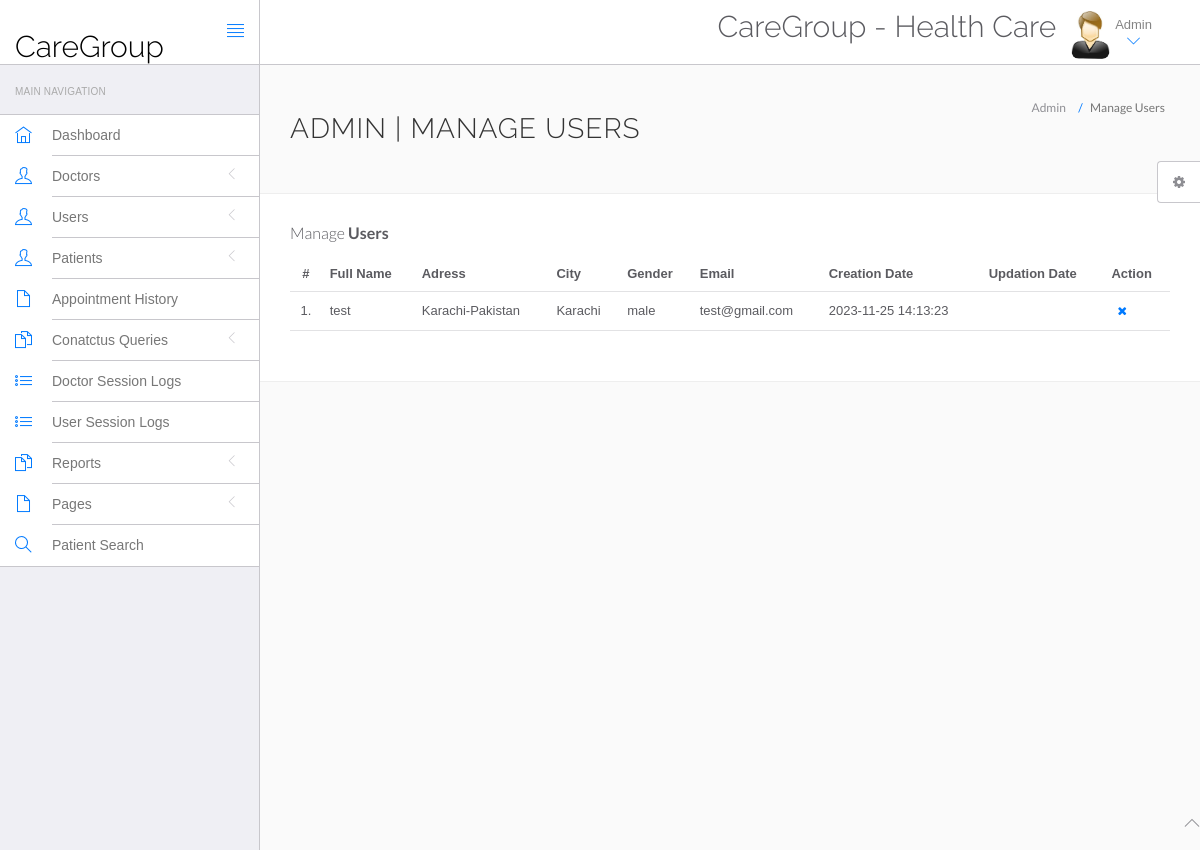
Page /hospital/hms/admin/manage-users.php (signed in) on the committed database.
### tables this page shows
CREATE TABLE `users` (
  `id` int(11) NOT NULL,
  `fullName` varchar(255) DEFAULT NULL,
  `address` longtext DEFAULT NULL,
  `city` varchar(255) DEFAULT NULL,
  `gender` varchar(255) DEFAULT NULL,
  `email` varchar(255) DEFAULT NULL,
  `password` varchar(255) DEFAULT NULL,
  `regDate` timestamp NULL DEFAULT current_timestamp(),
  `updationDate` timestamp NULL DEFAULT NULL ON UPDATE current_timestamp()
);

### hospital/hms/admin/manage-users.php (the view, shortened to what this page needs)
<?php
include('include/config.php');
if(strlen($_SESSION['id']==0)) {
 header('location:logout.php');
  } else{
?>
<!DOCTYPE html>
<html lang="en">
	<head>
		<link rel="stylesheet" href="vendor/bootstrap/css/bootstrap.min.css">
		<link rel="stylesheet" href="vendor/fontawesome/css/font-awesome.min.css">
		<link rel="stylesheet" href="vendor/themify-icons/themify-icons.min.css">
		<link href="vendor/animate.css/animate.min.css" rel="stylesheet" media="screen">
		<link href="vendor/perfect-scrollbar/perfect-scrollbar.min.css" rel="stylesheet" media="screen">
		<link href="vendor/switchery/switchery.min.css" rel="stylesheet" media="screen">
		<link href="vendor/bootstrap-touchspin/jquery.bootstrap-touchspin.min.css" rel="stylesheet" media="screen">
		<link href="vendor/select2/select2.min.css" rel="stylesheet" media="screen">
		<link href="vendor/bootstrap-datepicker/bootstrap-datepicker3.standalone.min.css" rel="stylesheet" media="screen">
		<link href="vendor/bootstrap-timepicker/bootstrap-timepicker.min.css" rel="stylesheet" media="screen">
		<link rel="stylesheet" href="assets/css/styles.css">
		<link rel="stylesheet" href="assets/css/plugins.css">
		<link rel="stylesheet" href="assets/css/themes/theme-1.css" id="skin_color" />
	</head>
	<body>
		<div id="app">
<?php include('include/sidebar.php');?>
			<div class="app-content">
						<?php include('include/header.php');?>
				<div class="main-content" >
					<div class="wrap-content container" id="container">
						<section id="page-title">
							<div class="row">
								<div class="col-sm-8">
									<h1 class="mainTitle">Admin | Manage Users</h1>
																	</div>
								<ol class="breadcrumb">
									<li>
										<span>Admin</span>
									</li>
									<li class="active">
										<span>Manage Users</span>
									</li>
								</ol>
							</div>
						</section>
						<div class="container-fluid container-fullw bg-white">
									<div class="row">
								<div class="col-md-12">
									<h5 class="over-title margin-bottom-15">Manage <span class="text-bold">Users</span></h5>
									<table class="table table-hover" id="sample-table-1">
										<thead>
											<tr>
												<th class="center">#</th>
												<th>Full Name</th>
												<th class="hidden-xs">Adress</th>
												<th>City</th>
												<th>Gender </th>
												<th>Email </th>
												<th>Creation Date </th>
												<th>Updation Date </th>
												<th>Action</th>
											</tr>
										</thead>
										<tbody>
<?php
$sql=mysqli_query($con,"select * from users");
$cnt=1;
while($row=mysqli_fetch_array($sql))
{
?>
											<tr>
												<td class="center"><?php echo $cnt;?>.</td>
												<td class="hidden-xs"><?php echo $row['fullName'];?></td>
												<td><?php echo $row['address'];?></td>
												<td><?php echo $row['city'];?>
												</td>
												<td><?php echo $row['gender'];?></td>
												<td><?php echo $row['email'];?></td>
												<td><?php echo $row['regDate'];?></td>
												<td><?php echo $row['updationDate'];?>
												</td>
												<td >
												<div class="visible-md visible-lg hidden-sm hidden-xs">
	<a href="manage-users.php?id=<?php echo $row['id']?>&del=delete" onClick="return confirm('Are you sure you want to delete?')"class="btn btn-transparent btn-xs tooltips" tooltip-placement="top" tooltip="Remove"><i class="fa fa-times fa fa-white"></i></a>
												</div>
												</td>
											</tr>
											<?php
$cnt=$cnt+1;
											 }?>
										</tbody>
									</table>
								</div>
							</div>
								</div>
							</div>
						</div>
					</div>
				</div>
	<?php include('include/footer.php');?>
	<?php include('include/setting.php');?>
	</body>
</html>
<?php } ?>

### hospital/hms/admin/assets/css/themes/theme-1.css (style rules this page uses)
body { background: #FAFAFA; }

### rows in the picture
users: fullName "test", address "Karachi-Pakistan", city "Karachi", gender "male", email "test@gmail.com", regDate "2023-11-25 14:13:23"
